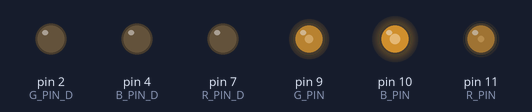
A sketch run on a simulated Arduino Uno, built with avr-gcc and run on an emulated ATmega328P. Parts: output pins drawn as LEDs (lit = HIGH).

Above: at 0.05 s.
At 0.3 s:
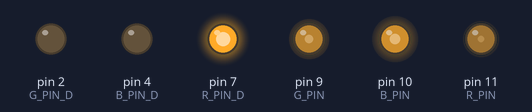
At 0.55 s:
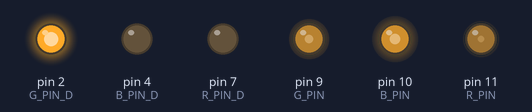
At 0.85 s:
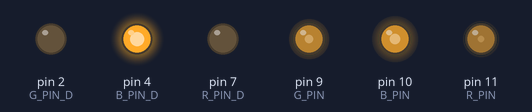
At 1.15 s:
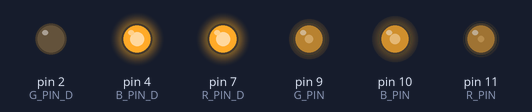
At 2.35 s:
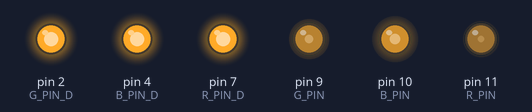
Timing chart, 0 to 3.0 s (numbered marks = the images above):
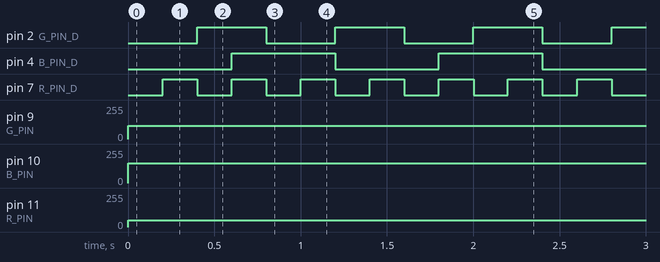

Measured:
- by itself, pin 2 (G_PIN_D): alternates HIGH for 0.40 s and LOW for 0.40 s
- by itself, pin 4 (B_PIN_D): alternates HIGH for 0.60 s and LOW for 0.60 s
- by itself, pin 7 (R_PIN_D): alternates HIGH for 0.20 s and LOW for 0.20 s
- by itself, pin 9 (G_PIN): 0/255 → 100/255 at 0.00 s
- by itself, pin 10 (B_PIN): 0/255 → 150/255 at 0.00 s
- by itself, pin 11 (R_PIN): 0/255 → 50/255 at 0.00 s

The sketch:

homework_1.ino
```cpp
#define G_PIN 9
#define B_PIN 10
#define R_PIN 11

#define G_PIN_D 2
#define B_PIN_D 4
#define R_PIN_D 7

void pwm(int pin, int dc){
  int T = 255;
  float c = float(T)/float(dc);
  digitalWrite(pin, HIGH);
  delayMicroseconds(int(dc*c));
  digitalWrite(pin,LOW);
  delayMicroseconds(int((T-dc)*c));
}


void setup()
{
  pinMode(R_PIN, OUTPUT);
  pinMode(G_PIN, OUTPUT);
  pinMode(B_PIN, OUTPUT);

  pinMode(R_PIN_D, OUTPUT);
  pinMode(G_PIN_D, OUTPUT);
  pinMode(B_PIN_D, OUTPUT);
}

void loop()
{
//  pwm(R_PIN_D, 50);
//  pwm(G_PIN_D, 100);
//  pwm(B_PIN_D, 150);

  digitalWrite(R_PIN_D, (millis() / 200) % 2);
  digitalWrite(G_PIN_D, (millis() / 400) % 2);
  digitalWrite(B_PIN_D, (millis() / 600) % 2);

  analogWrite(R_PIN, 50);
  analogWrite(G_PIN, 100);
  analogWrite(B_PIN, 150);
}
```
